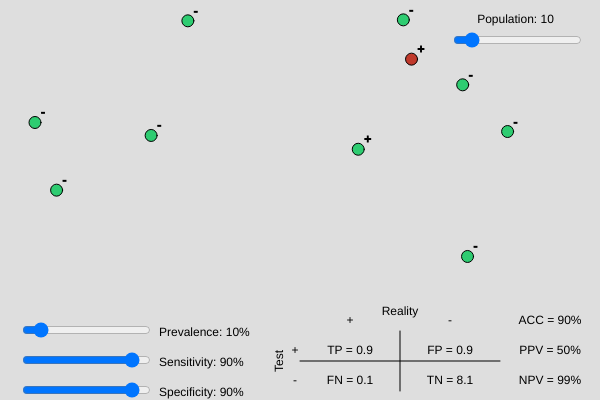
Frame 1 (no input)
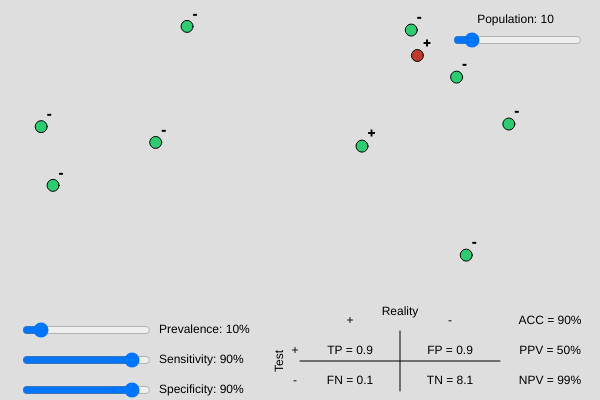
Frame 60 (no input)
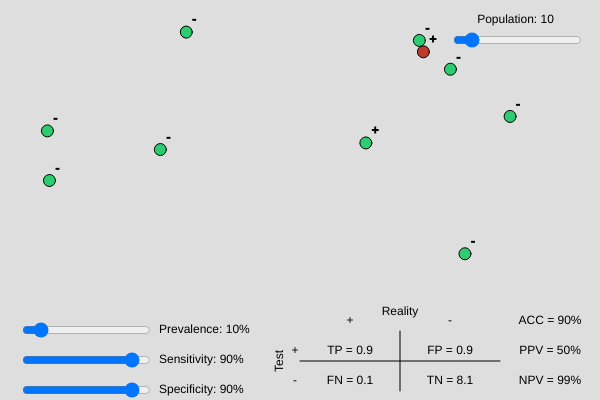
Frame 120 (the mouse pressed at the canvas centre since frame 60)

The p5.js sketch that drew these frames (run headless with seeded random() and noise() and a simulated clock; from frame 60 on, the mouse is pressed at the canvas centre):

// p5.js sketch
// ── sketch.js
var balls = []; // empty array
var r = 12
var population = 10
var bottom = 90
var highlight = null;

function setup() {
  //noLoop()
  createCanvas(600, 400);
  // create sliders
  popSlider = createSlider(0, 100, population, 1);
  popSlider.position(width - 20 - popSlider.width, 30);
  prevSlider = createSlider(0, 1, .1, 0.01);
  prevSlider.position(20, height - 80);
  senSlider = createSlider(0, 1, 0.9, 0.01);
  senSlider.position(20, height - 50);
  spSlider = createSlider(0, 1, 0.9, 0.01);
  spSlider.position(20, height - 20);
  // for loop is used to create multiple ball objects
  for (var i = 0; i < population; i++) {
    balls[i] = new Ball(random(0, width - 2 * r), random(0, height - bottom - 2 * r));
  }
}

function draw() {
  // go over every ball in array
  background(222);
  const prevalence = prevSlider.value();
  const sensitivity = senSlider.value();
  const specificity = spSlider.value();

  if (popSlider.value() > population) {
    //add 
    for (var i = 0; i < popSlider.value() - population; i++) {
      balls.push(new Ball(random(0, width - 2 * r), random(0, height - bottom - 2 * r)));
    }
    population = popSlider.value()
  }
  if (popSlider.value() < population) {
    //sub
    balls = balls.slice(0, -1 * (population - popSlider.value()))
    population = popSlider.value()
  }

  let number_diseased = (population * prevalence);
  var TP = (population * prevalence * sensitivity);
  var TN = (population * (1 - prevalence) * specificity);
  var FN = (population * prevalence * (1 - sensitivity));
  var FP = (population * (1 - prevalence) * (1 - specificity));
  var res = null;
  for (var i = 0; i < balls.length; i++) {
    if (i < round(number_diseased)) {
      balls[i].diseased = true
    } else {
      balls[i].diseased = false
    }
  }
  let c = 0
  for (var i = 0; i < balls.length; i++) {
    var res = null;
    if (balls[i].diseased && c < round(TP)) {
      balls[i].test_result = true
      balls[i].res = 0
      c++
    } else if (balls[i].diseased) {
      //all those diseased that are not TP are FN
      balls[i].test_result = false
      balls[i].res = 2
    }

  }
  c = 0
  for (var i = 0; i < balls.length; i++) {
    var res = null;
    if (!balls[i].diseased && c < round(TN)) {
      balls[i].test_result = false
      balls[i].res = 3
      c++
    } else if (!balls[i].diseased) {
      //all those not diseased that are not TN are FP 
      balls[i].test_result = true
      balls[i].res = 1
    }


  }

  for (var i = 0; i < balls.length; i++) {
    balls[i].update();
    balls[i].display();
    balls[i].bounce();

  }
  noStroke()
  text(`Prevalence: ${round(prevalence*100)}%`, prevSlider.x * 1.5 + prevSlider.width, prevSlider.y + prevSlider.height);
  text(`Sensitivity: ${round(sensitivity*100)}%`, senSlider.x * 1.5 + senSlider.width, senSlider.y + prevSlider.height);
  text(`Specificity: ${round(specificity*100)}%`, spSlider.x * 1.5 + spSlider.width, spSlider.y + prevSlider.height);
  textAlign(CENTER, CENTER);
  text(`Population: ${population}`, popSlider.x + popSlider.width / 2, popSlider.y - 10);




  var xsize = 100
  var ysize = 30

  var arr = []


  arr[0] = `TP = ${nf(TP, null, 1)}`
  arr[1] = `FP = ${nf(FP, null, 1)}`
  arr[2] = `FN = ${nf(FN, null, 1)}`
  arr[3] = `TN = ${nf(TN, null, 1)}`

  for (let y = 0; y < 2; y++) {
    for (let x = 0; x < 2; x++) {
      noStroke();
      let xpos = x * xsize + width - (xsize * 3);
      let ypos = y * ysize + height - (ysize * 2.3);

      let index = y * 2 + x; // find the index
      fill(222);
      if (inside(xpos, ypos, xsize, ysize)) {
        // were inside
        highlight = index;
        fill(52, 152, 219, 100);
      }

      //stroke(0);
      rect(xpos, ypos, xsize, ysize);
      fill(0)
      textAlign(CENTER, CENTER);
      text(arr[index], xpos, ypos - ysize, 100, 100);
      textAlign(LEFT, BOTTOM);


    }
  }

  textAlign(CENTER, CENTER);
  text('Reality', xsize / 2 + width - (xsize * 3), height - (ysize * 2.3) - 2.3 * ysize, 100, 100);
  text(`+`, width - (xsize * 3), height - (ysize * 2.3) - 2 * ysize, 100, 100);
  text(`-`, xsize + width - (xsize * 3), height - (ysize * 2.3) - 2 * ysize, 100, 100);
  push();
  translate(width - (xsize * 3) - .2 * xsize, height - (ysize * 2.3) + ysize)
  rotate(radians(270));
  text('Test', 0, 0);
  pop();

  text(`+`, width - (xsize * 3) - xsize*1.1 / 2, height - (ysize * 2.3) - ysize, 100, 100);
  text(`-`, width - (xsize * 3) - xsize*1.1 / 2, height - (ysize * 2.3), 100, 100);

  ACC = round(((TP + TN) / population) * 100)
  text(`ACC = ${ACC}%`, 2 * xsize + width - (xsize * 3), height - (ysize * 2.3) - 2 * ysize, 100, 100);
  PPV = round((TP / (TP + FP)) * 100)
  text(`PPV = ${PPV}%`, 2 * xsize + width - (xsize * 3), height - (ysize * 2.3) - ysize, 100, 100);
  NPV = round((TN / (FN + TN)) * 100)
  text(`NPV = ${NPV}%`, 2 * xsize + width - (xsize * 3), height - (ysize * 2.3), 100, 100);
  textAlign(LEFT, BOTTOM);
  stroke(0);
  line(xsize + width - (xsize * 3), height - (ysize * 2.3), xsize + width - (xsize * 3), height - (ysize * 2.3) + ysize * 2);
  line(width - (xsize * 3), ysize + height - (ysize * 2.3), 2 * xsize + width - (xsize * 3), ysize + height - (ysize * 2.3));

}


function inside(x, y, w, h) {
  if (mouseX > x && mouseX < x + w && mouseY > y && mouseY < y + h) {
    return true;
  } else {
    return false;
  }
}

// constructor function is the same.
// it's a blueprint for creating many balls.
function Ball(x, y) {
  this.x = x;
  this.y = y;
  this.diseased = false
  this.test_result = false
  this.sz = r;
  this.xspeed = random(-0.2, 0.2);
  this.yspeed = random(-0.2, 0.2);

  this.update = function() {
    this.x += this.xspeed;
    this.y += this.yspeed;
  };

  this.display = function() {
    if (this.diseased) {
      fill(192, 57, 43);
    } else {
      fill(46, 204, 113);
    }
    stroke(0);
    ellipse(this.x, this.y, this.sz, this.sz);
    fill(0);
    if (this.test_result) {
      text('+', this.x + this.sz / 2, this.y - this.sz / 2)
    } else {
      text('-', this.x + this.sz / 2, this.y - this.sz / 2)
    }
    if (this.res == highlight) {
      noFill();
      stroke(0);
      ellipse(this.x, this.y, this.sz * 4, this.sz * 4);
      fill(0);
    }

  };

  this.bounce = function() {
    if (this.x > width || this.x < 0) {
      this.xspeed *= -1;
    }
    if (this.y > height - bottom || this.y < 0) {
      this.yspeed *= -1;
    }
  }
}
